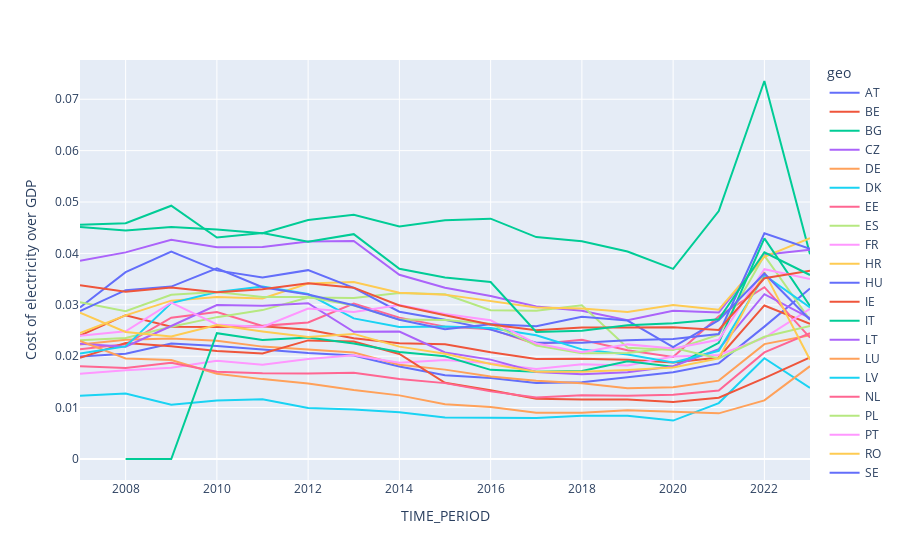

The code cell stored with this chart in its notebook:
### Markdown cell above
And for the electricity consumption:

### Code cell
prices_and_consumption_electricity = prices_and_comsumption[prices_and_comsumption['siec'] == 'E7000']
cost_of_electricity = prices_and_consumption_electricity.groupby(['geo', 'TIME_PERIOD'])['total_consumption'].sum().reset_index()

cost_of_electricity_over_gdp = pd.merge(cost_of_electricity, gdp_df, on=['geo', 'TIME_PERIOD'])
cost_of_electricity_over_gdp['Cost of electricity over GDP'] = cost_of_electricity_over_gdp['total_consumption'] / cost_of_electricity_over_gdp['GDP']

fig = px.line(cost_of_electricity_over_gdp, x='TIME_PERIOD', y='Cost of electricity over GDP', color='geo')
fig.show()

### Figure 1 — Plotly figure (JSON) as saved in the notebook; plotly's stock layout.template omitted (floating-point values rounded to 4 significant figures)
{"data": [{"hovertemplate": "geo=AT<br>TIME_PERIOD=%{x}<br>Cost of electricity over GDP=%{y}<extra></extra>", "legendgroup": "AT", "line": {"color": "#636efa", "dash": "solid"}, "marker": {"symbol": "circle"}, "mode": "lines", "name": "AT", "orientation": "v", "showlegend": true, "type": "scatter", "x": [2007, 2008, 2009, 2010, 2011, 2012, 2013, 2014, 2015, 2016, 2017, 2018, 2019, 2020, 2021, 2022, 2023], "xaxis": "x", "y": [0.01994, 0.02048, 0.02245, 0.022, 0.0213, 0.02061, 0.02013, 0.018, 0.0163, 0.01575, 0.0148, 0.01495, 0.01589, 0.01687, 0.01861, 0.02576, 0.03318], "yaxis": "y"}, {"hovertemplate": "geo=BE<br>TIME_PERIOD=%{x}<br>Cost of electricity over GDP=%{y}<extra></extra>", "legendgroup": "BE", "line": {"color": "#EF553B", "dash": "solid"}, "marker": {"symbol": "circle"}, "mode": "lines", "name": "BE", "orientation": "v", "showlegend": true, "type": "scatter", "x": [2007, 2008, 2009, 2010, 2011, 2012, 2013, 2014, 2015, 2016, 2017, 2018, 2019, 2020, 2021, 2022, 2023], "xaxis": "x", "y": [0.02402, 0.02798, 0.02574, 0.02568, 0.02581, 0.02514, 0.02349, 0.02252, 0.02235, 0.02077, 0.01944, 0.01949, 0.0193, 0.01876, 0.01975, 0.02988, 0.0263], "yaxis": "y"}, {"hovertemplate": "geo=BG<br>TIME_PERIOD=%{x}<br>Cost of electricity over GDP=%{y}<extra></extra>", "legendgroup": "BG", "line": {"color": "#00cc96", "dash": "solid"}, "marker": {"symbol": "circle"}, "mode": "lines", "name": "BG", "orientation": "v", "showlegend": true, "type": "scatter", "x": [2007, 2008, 2009, 2010, 2011, 2012, 2013, 2014, 2015, 2016, 2017, 2018, 2019, 2020, 2021, 2022, 2023], "xaxis": "x", "y": [0.04514, 0.04448, 0.04513, 0.04468, 0.04394, 0.04652, 0.04754, 0.04523, 0.04648, 0.04677, 0.04318, 0.04237, 0.04038, 0.03699, 0.04824, 0.07355, 0.03985], "yaxis": "y"}, {"hovertemplate": "geo=CZ<br>TIME_PERIOD=%{x}<br>Cost of electricity over GDP=%{y}<extra></extra>", "legendgroup": "CZ", "line": {"color": "#ab63fa", "dash": "solid"}, "marker": {"symbol": "circle"}, "mode": "lines", "name": "CZ", "orientation": "v", "showlegend": true, "type": "scatter", "x": [2007, 2008, 2009, 2010, 2011, 2012, 2013, 2014, 2015, 2016, 2017, 2018, 2019, 2020, 2021, 2022, 2023], "xaxis": "x", "y": [0.03859, 0.0402, 0.04268, 0.04121, 0.04126, 0.04234, 0.04243, 0.03585, 0.03332, 0.03171, 0.02966, 0.02886, 0.02699, 0.02882, 0.02849, 0.03974, 0.04074], "yaxis": "y"}, {"hovertemplate": "geo=DE<br>TIME_PERIOD=%{x}<br>Cost of electricity over GDP=%{y}<extra></extra>", "legendgroup": "DE", "line": {"color": "#FFA15A", "dash": "solid"}, "marker": {"symbol": "circle"}, "mode": "lines", "name": "DE", "orientation": "v", "showlegend": true, "type": "scatter", "x": [2007, 2008, 2009, 2010, 2011, 2012, 2013, 2014, 2015, 2016, 2017, 2018, 2019, 2020, 2021, 2022, 2023], "xaxis": "x", "y": [0.02228, 0.02318, 0.02344, 0.02302, 0.02187, 0.02133, 0.02073, 0.01835, 0.01739, 0.01603, 0.01525, 0.01475, 0.01379, 0.01397, 0.01525, 0.02235, 0.02408], "yaxis": "y"}, {"hovertemplate": "geo=DK<br>TIME_PERIOD=%{x}<br>Cost of electricity over GDP=%{y}<extra></extra>", "legendgroup": "DK", "line": {"color": "#19d3f3", "dash": "solid"}, "marker": {"symbol": "circle"}, "mode": "lines", "name": "DK", "orientation": "v", "showlegend": true, "type": "scatter", "x": [2007, 2008, 2009, 2010, 2011, 2012, 2013, 2014, 2015, 2016, 2017, 2018, 2019, 2020, 2021, 2022, 2023], "xaxis": "x", "y": [0.01231, 0.01275, 0.01057, 0.01138, 0.01161, 0.009944, 0.009611, 0.009077, 0.008094, 0.008104, 0.007999, 0.008406, 0.008417, 0.007479, 0.01088, 0.0196, 0.01381], "yaxis": "y"}, {"hovertemplate": "geo=EE<br>TIME_PERIOD=%{x}<br>Cost of electricity over GDP=%{y}<extra></extra>", "legendgroup": "EE", "line": {"color": "#FF6692", "dash": "solid"}, "marker": {"symbol": "circle"}, "mode": "lines", "name": "EE", "orientation": "v", "showlegend": true, "type": "scatter", "x": [2007, 2008, 2009, 2010, 2011, 2012, 2013, 2014, 2015, 2016, 2017, 2018, 2019, 2020, 2021, 2022, 2023], "xaxis": "x", "y": [0.02137, 0.02235, 0.02749, 0.0286, 0.0259, 0.02657, 0.03025, 0.02751, 0.02576, 0.02526, 0.02234, 0.0232, 0.02116, 0.01986, 0.02775, 0.03343, 0.02361], "yaxis": "y"}, {"hovertemplate": "geo=ES<br>TIME_PERIOD=%{x}<br>Cost of electricity over GDP=%{y}<extra></extra>", "legendgroup": "ES", "line": {"color": "#B6E880", "dash": "solid"}, "marker": {"symbol": "circle"}, "mode": "lines", "name": "ES", "orientation": "v", "showlegend": true, "type": "scatter", "x": [2007, 2008, 2009, 2010, 2011, 2012, 2013, 2014, 2015, 2016, 2017, 2018, 2019, 2020, 2021, 2022, 2023], "xaxis": "x", "y": [0.02309, 0.02354, 0.02573, 0.0276, 0.02897, 0.03141, 0.03131, 0.03232, 0.03204, 0.02896, 0.02883, 0.02993, 0.02164, 0.0212, 0.0242, 0.03957, 0.02707], "yaxis": "y"}, {"hovertemplate": "geo=FR<br>TIME_PERIOD=%{x}<br>Cost of electricity over GDP=%{y}<extra></extra>", "legendgroup": "FR", "line": {"color": "#FF97FF", "dash": "solid"}, "marker": {"symbol": "circle"}, "mode": "lines", "name": "FR", "orientation": "v", "showlegend": true, "type": "scatter", "x": [2007, 2008, 2009, 2010, 2011, 2012, 2013, 2014, 2015, 2016, 2017, 2018, 2019, 2020, 2021, 2022, 2023], "xaxis": "x", "y": [0.01659, 0.01728, 0.01777, 0.0191, 0.01834, 0.01945, 0.02021, 0.01872, 0.01926, 0.01864, 0.01751, 0.01843, 0.01819, 0.01996, 0.02024, 0.02358, 0.02922], "yaxis": "y"}, {"hovertemplate": "geo=HR<br>TIME_PERIOD=%{x}<br>Cost of electricity over GDP=%{y}<extra></extra>", "legendgroup": "HR", "line": {"color": "#FECB52", "dash": "solid"}, "marker": {"symbol": "circle"}, "mode": "lines", "name": "HR", "orientation": "v", "showlegend": true, "type": "scatter", "x": [2007, 2008, 2009, 2010, 2011, 2012, 2013, 2014, 2015, 2016, 2017, 2018, 2019, 2020, 2021, 2022, 2023], "xaxis": "x", "y": [0.02451, 0.02795, 0.03081, 0.03152, 0.03122, 0.03414, 0.03442, 0.03236, 0.03198, 0.03072, 0.02947, 0.0293, 0.02862, 0.02998, 0.02905, 0.03933, 0.04299], "yaxis": "y"}, {"hovertemplate": "geo=HU<br>TIME_PERIOD=%{x}<br>Cost of electricity over GDP=%{y}<extra></extra>", "legendgroup": "HU", "line": {"color": "#636efa", "dash": "solid"}, "marker": {"symbol": "circle"}, "mode": "lines", "name": "HU", "orientation": "v", "showlegend": true, "type": "scatter", "x": [2007, 2008, 2009, 2010, 2011, 2012, 2013, 2014, 2015, 2016, 2017, 2018, 2019, 2020, 2021, 2022, 2023], "xaxis": "x", "y": [0.0295, 0.03636, 0.04035, 0.0367, 0.0353, 0.03675, 0.03329, 0.02866, 0.02711, 0.02518, 0.02262, 0.0226, 0.02312, 0.02334, 0.02433, 0.04393, 0.04089], "yaxis": "y"}, {"hovertemplate": "geo=IE<br>TIME_PERIOD=%{x}<br>Cost of electricity over GDP=%{y}<extra></extra>", "legendgroup": "IE", "line": {"color": "#EF553B", "dash": "solid"}, "marker": {"symbol": "circle"}, "mode": "lines", "name": "IE", "orientation": "v", "showlegend": true, "type": "scatter", "x": [2007, 2008, 2009, 2010, 2011, 2012, 2013, 2014, 2015, 2016, 2017, 2018, 2019, 2020, 2021, 2022, 2023], "xaxis": "x", "y": [0.0197, 0.02257, 0.02192, 0.021, 0.02052, 0.02308, 0.02287, 0.02043, 0.01483, 0.01337, 0.01172, 0.01156, 0.01158, 0.01107, 0.01194, 0.01574, 0.01976], "yaxis": "y"}, {"hovertemplate": "geo=IT<br>TIME_PERIOD=%{x}<br>Cost of electricity over GDP=%{y}<extra></extra>", "legendgroup": "IT", "line": {"color": "#00cc96", "dash": "solid"}, "marker": {"symbol": "circle"}, "mode": "lines", "name": "IT", "orientation": "v", "showlegend": true, "type": "scatter", "x": [2008, 2009, 2010, 2011, 2012, 2013, 2014, 2015, 2016, 2017, 2018, 2019, 2020, 2021, 2022, 2023], "xaxis": "x", "y": [0.0, 0.0, 0.02448, 0.02314, 0.02363, 0.02248, 0.02082, 0.01998, 0.01734, 0.01698, 0.01714, 0.019, 0.01794, 0.02259, 0.04293, 0.02977], "yaxis": "y"}, {"hovertemplate": "geo=LT<br>TIME_PERIOD=%{x}<br>Cost of electricity over GDP=%{y}<extra></extra>", "legendgroup": "LT", "line": {"color": "#ab63fa", "dash": "solid"}, "marker": {"symbol": "circle"}, "mode": "lines", "name": "LT", "orientation": "v", "showlegend": true, "type": "scatter", "x": [2007, 2008, 2009, 2010, 2011, 2012, 2013, 2014, 2015, 2016, 2017, 2018, 2019, 2020, 2021, 2022, 2023], "xaxis": "x", "y": [0.02242, 0.02186, 0.02589, 0.02997, 0.02982, 0.03032, 0.02474, 0.02481, 0.02073, 0.01934, 0.01694, 0.01647, 0.01689, 0.01806, 0.02138, 0.03207, 0.02742], "yaxis": "y"}, {"hovertemplate": "geo=LU<br>TIME_PERIOD=%{x}<br>Cost of electricity over GDP=%{y}<extra></extra>", "legendgroup": "LU", "line": {"color": "#FFA15A", "dash": "solid"}, "marker": {"symbol": "circle"}, "mode": "lines", "name": "LU", "orientation": "v", "showlegend": true, "type": "scatter", "x": [2007, 2008, 2009, 2010, 2011, 2012, 2013, 2014, 2015, 2016, 2017, 2018, 2019, 2020, 2021, 2022, 2023], "xaxis": "x", "y": [0.02298, 0.01957, 0.01926, 0.01661, 0.01554, 0.01469, 0.01343, 0.01238, 0.01064, 0.01014, 0.009014, 0.008998, 0.009486, 0.009176, 0.008878, 0.0114, 0.01807], "yaxis": "y"}, {"hovertemplate": "geo=LV<br>TIME_PERIOD=%{x}<br>Cost of electricity over GDP=%{y}<extra></extra>", "legendgroup": "LV", "line": {"color": "#19d3f3", "dash": "solid"}, "marker": {"symbol": "circle"}, "mode": "lines", "name": "LV", "orientation": "v", "showlegend": true, "type": "scatter", "x": [2007, 2008, 2009, 2010, 2011, 2012, 2013, 2014, 2015, 2016, 2017, 2018, 2019, 2020, 2021, 2022, 2023], "xaxis": "x", "y": [0.02054, 0.02191, 0.03035, 0.03249, 0.03355, 0.03209, 0.02736, 0.02568, 0.02579, 0.02547, 0.02407, 0.02133, 0.02035, 0.01878, 0.02106, 0.03575, 0.02949], "yaxis": "y"}, {"hovertemplate": "geo=NL<br>TIME_PERIOD=%{x}<br>Cost of electricity over GDP=%{y}<extra></extra>", "legendgroup": "NL", "line": {"color": "#FF6692", "dash": "solid"}, "marker": {"symbol": "circle"}, "mode": "lines", "name": "NL", "orientation": "v", "showlegend": true, "type": "scatter", "x": [2007, 2008, 2009, 2010, 2011, 2012, 2013, 2014, 2015, 2016, 2017, 2018, 2019, 2020, 2021, 2022, 2023], "xaxis": "x", "y": [0.01807, 0.01772, 0.01871, 0.01699, 0.01667, 0.01662, 0.01679, 0.01558, 0.01477, 0.01316, 0.01198, 0.0124, 0.0123, 0.0125, 0.01332, 0.02075, 0.02449], "yaxis": "y"}, {"hovertemplate": "geo=PL<br>TIME_PERIOD=%{x}<br>Cost of electricity over GDP=%{y}<extra></extra>", "legendgroup": "PL", "line": {"color": "#B6E880", "dash": "solid"}, "marker": {"symbol": "circle"}, "mode": "lines", "name": "PL", "orientation": "v", "showlegend": true, "type": "scatter", "x": [2007, 2008, 2009, 2010, 2011, 2012, 2013, 2014, 2015, 2016, 2017, 2018, 2019, 2020, 2021, 2022, 2023], "xaxis": "x", "y": [0.03053, 0.02876, 0.03195, 0.0325, 0.03154, 0.0315, 0.02986, 0.02713, 0.02704, 0.02634, 0.02207, 0.02058, 0.02064, 0.02166, 0.01956, 0.02378, 0.02587], "yaxis": "y"}, {"hovertemplate": "geo=PT<br>TIME_PERIOD=%{x}<br>Cost of electricity over GDP=%{y}<extra></extra>", "legendgroup": "PT", "line": {"color": "#FF97FF", "dash": "solid"}, "marker": {"symbol": "circle"}, "mode": "lines", "name": "PT", "orientation": "v", "showlegend": true, "type": "scatter", "x": [2007, 2008, 2009, 2010, 2011, 2012, 2013, 2014, 2015, 2016, 2017, 2018, 2019, 2020, 2021, 2022, 2023], "xaxis": "x", "y": [0.02401, 0.02486, 0.03042, 0.02617, 0.02569, 0.02929, 0.02859, 0.02997, 0.02823, 0.027, 0.02247, 0.02076, 0.0223, 0.02149, 0.02321, 0.03693, 0.03503], "yaxis": "y"}, {"hovertemplate": "geo=RO<br>TIME_PERIOD=%{x}<br>Cost of electricity over GDP=%{y}<extra></extra>", "legendgroup": "RO", "line": {"color": "#FECB52", "dash": "solid"}, "marker": {"symbol": "circle"}, "mode": "lines", "name": "RO", "orientation": "v", "showlegend": true, "type": "scatter", "x": [2007, 2008, 2009, 2010, 2011, 2012, 2013, 2014, 2015, 2016, 2017, 2018, 2019, 2020, 2021, 2022, 2023], "xaxis": "x", "y": [0.02848, 0.02472, 0.02384, 0.02608, 0.02481, 0.02373, 0.02434, 0.02186, 0.0205, 0.0185, 0.01696, 0.01698, 0.01733, 0.01782, 0.01957, 0.03636, 0.01931], "yaxis": "y"}, {"hovertemplate": "geo=SE<br>TIME_PERIOD=%{x}<br>Cost of electricity over GDP=%{y}<extra></extra>", "legendgroup": "SE", "line": {"color": "#636efa", "dash": "solid"}, "marker": {"symbol": "circle"}, "mode": "lines", "name": "SE", "orientation": "v", "showlegend": true, "type": "scatter", "x": [2007, 2008, 2009, 2010, 2011, 2012, 2013, 2014, 2015, 2016, 2017, 2018, 2019, 2020, 2021, 2022, 2023], "xaxis": "x", "y": [0.0288, 0.03284, 0.03355, 0.0371, 0.03342, 0.03202, 0.02993, 0.0271, 0.02524, 0.02623, 0.02583, 0.02766, 0.02694, 0.02177, 0.02703, 0.0361, 0.0271], "yaxis": "y"}, {"hovertemplate": "geo=SI<br>TIME_PERIOD=%{x}<br>Cost of electricity over GDP=%{y}<extra></extra>", "legendgroup": "SI", "line": {"color": "#EF553B", "dash": "solid"}, "marker": {"symbol": "circle"}, "mode": "lines", "name": "SI", "orientation": "v", "showlegend": true, "type": "scatter", "x": [2007, 2008, 2009, 2010, 2011, 2012, 2013, 2014, 2015, 2016, 2017, 2018, 2019, 2020, 2021, 2022, 2023], "xaxis": "x", "y": [0.03379, 0.03255, 0.03335, 0.03246, 0.03301, 0.0342, 0.03334, 0.02987, 0.02796, 0.02615, 0.02505, 0.02557, 0.0256, 0.02565, 0.0251, 0.03517, 0.03663], "yaxis": "y"}, {"hovertemplate": "geo=SK<br>TIME_PERIOD=%{x}<br>Cost of electricity over GDP=%{y}<extra></extra>", "legendgroup": "SK", "line": {"color": "#00cc96", "dash": "solid"}, "marker": {"symbol": "circle"}, "mode": "lines", "name": "SK", "orientation": "v", "showlegend": true, "type": "scatter", "x": [2007, 2008, 2009, 2010, 2011, 2012, 2013, 2014, 2015, 2016, 2017, 2018, 2019, 2020, 2021, 2022, 2023], "xaxis": "x", "y": [0.0456, 0.04588, 0.04928, 0.04309, 0.04396, 0.04227, 0.04375, 0.03701, 0.03532, 0.03443, 0.02472, 0.02493, 0.02603, 0.02643, 0.0272, 0.04023, 0.0358], "yaxis": "y"}], "layout": {"legend": {"title": {"text": "geo"}, "tracegroupgap": 0}, "margin": {"t": 60}, "xaxis": {"anchor": "y", "domain": [0, 1], "title": {"text": "TIME_PERIOD"}}, "yaxis": {"anchor": "x", "domain": [0, 1], "title": {"text": "Cost of electricity over GDP"}}}}
